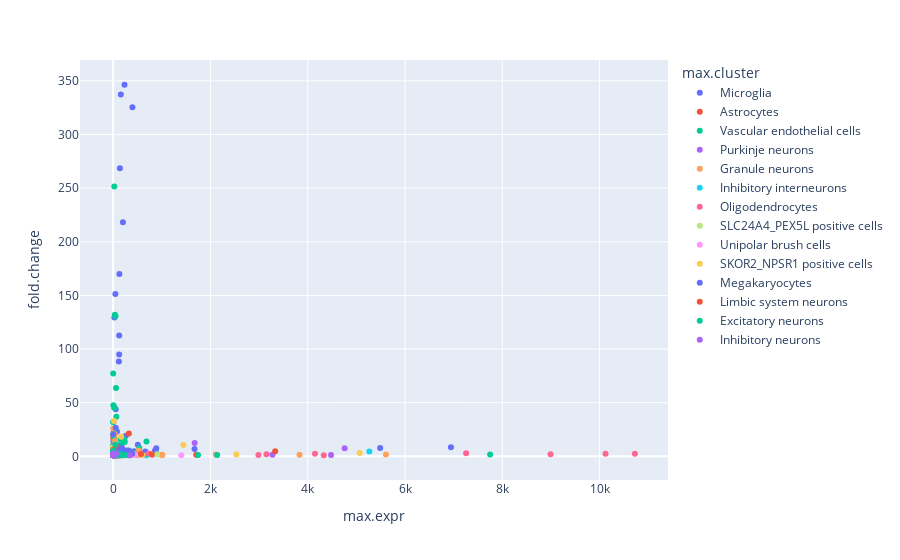

The code cell stored with this chart in its notebook:
### Code cell
# Plot using S5 in introgression deserts
exp_cerebr_cerebel=DE_gene_cellsF[(DE_gene_cellsF["organ"]=="Cerebellum") |(DE_gene_cellsF["organ"]=="Cerebrum")  ]
#Plotting using value of expression and fold change
fig = px.scatter(exp_cerebr_cerebel, x="max.expr", y="fold.change", color="max.cluster",
                 hover_name="gene_short_name")

fig.show()

### Figure 1 — Plotly figure (JSON) as saved in the notebook; plotly's stock layout.template omitted (floating-point values rounded to 4 significant figures; data arrays with more than 128 entries replaced by an {"elided": "..."} marker saying what was removed)
{"data": [{"hovertemplate": "<b>%{hovertext}</b><br><br>max.cluster=Microglia<br>max.expr=%{x}<br>fold.change=%{y}<extra></extra>", "hovertext": ["'TFEC'", "'RP11-10H3.1'", "'CD53'", "'CSF1'", "'DOCK4'", "'LYN'", "'FAM102B'", "'CPED1'", "'RAP1A'", "'SYT6'", "'OLFML3'", "'RP4-543J13.1'", "'ADORA3'", "'GBE1'", "'CAPZA1'", "'COG5'", "'STXBP3'", "'IFRD1'", "'PLAG1'", "'LYPLA1'", "'CAPZA2'", "'PIK3CG'", "'RP4-735C1.6'", "'RAB2A'", "'CD58'", "'PRPF38B'", "'DRAM2'", "'C7orf60'", "'TMEM168'", "'DENND2D'", "'ZNF277'", "'RP3-522D1.1'", "'GSTM4'", "'TTF2'", "'CEPT1'", "'RP11-159G9.5'", "'ATP6V1H'", "'RP11-426L16.8'", "'CHCHD7'", "'GDAP2'", "'SLC25A24P1'", "'DOCK4-AS1'", "'YTHDF3'", "'PTPN22'", "'BCAS2'", "'RP5-1180E21.5'", "'CYB561D1'", "'C1orf162'", "'RP11-47P18.2'", "'RP11-716D16.1'", "'HENMT1'", "'SYPL2'", "'RP5-1086K13.1'", "'AC003080.4'", "'RP11-140I16.3'", "'AC002543.2'", "'snoU13'", "'NAP1L4P1'", "'RP11-246K15.1'", "'RBMX2P3'", "'RP11-736E3.1'", "'LINC00971'", "'RP11-30L15.6'", "'RP11-17A4.4'", "'RP11-10H3.1'", "'TFEC'", "'CSF1'", "'SYT6'", "'DOCK4'", "'RAP1A'", "'LYN'", "'CPED1'", "'FAM102B'", "'CD53'", "'OLFML3'", "'ADORA3'", "'COG5'", "'RP4-543J13.1'", "'GBE1'", "'CAPZA1'", "'LYPLA1'", "'RP4-735C1.6'", "'STXBP3'", "'CAPZA2'", "'PIK3CG'", "'PLAG1'", "'RAB2A'", "'C7orf60'", "'PRPF38B'", "'DRAM2'", "'RP3-522D1.1'", "'ZNF277'", "'DENND2D'", "'TTF2'", "'RP11-159G9.5'", "'CEPT1'", "'GNAI3'", "'AC022182.1'", "'RP11-426L16.8'", "'NAA38'", "'PTPN22'", "'SLC25A24P1'", "'DOCK4-AS1'", "'ZNF717'", "'CLCC1'", "'CYB561D1'", "'RP5-1086K13.1'", "'BCAS2'", "'RP5-836N10.1'", "'AC003080.4'", "'C1orf162'", "'NAP1L4P1'", "'snoU13'", "'LINC00968'", "'RP11-30L15.6'", "'RP5-1073O3.2'", "'RP5-1065J22.8'", "'GSTM1'", "'LINC00971'", "'CTD-2339F6.1'", "'RP11-24P14.1'", "'CTD-3025N20.2'", "'ALG1L6P'"], "legendgroup": "Microglia", "marker": {"color": "#636efa", "symbol": "circle"}, "mode": "markers", "name": "Microglia", "orientation": "v", "showlegend": true, "type": "scatter", "x": [233.5, 158.0, 397.1, 259.9, 5489.0, 886.3, 320.1, 428.5, 659.3, 359.5, 455.5, 124.5, 124.0, 227.1, 200.8, 341.9, 98.07, 142.6, 47.46, 171.5, 230.8, 46.51, 52.12, 361.1, 34.03, 96.6, 93.13, 160.5, 110.7, 25.34, 112.0, 28.16, 18.55, 32.65, 99.53, 112.8, 89.56, 12.65, 15.11, 72.93, 7.604, 9.23, 85.12, 11.36, 37.75, 13.57, 7.833, 6.599, 1.652, 1.746, 6.145, 1.663, 1.521, 2.547, 1.806, 1.582, 3.324, 0.6974, 0.6603, 1.174, 1.758, 0.8056, 2.197, 0.6762, 139.2, 201.5, 220.3, 506.8, 6944.0, 858.9, 879.5, 546.5, 336.4, 373.8, 264.0, 128.2, 423.8, 117.9, 224.2, 222.4, 185.4, 79.45, 108.6, 264.5, 62.63, 63.61, 352.9, 172.0, 100.3, 94.18, 42.51, 133.7, 19.57, 29.84, 139.9, 110.7, 73.79, 22.2, 15.56, 28.45, 12.74, 7.577, 9.122, 21.55, 56.53, 8.044, 3.165, 26.6, 2.936, 5.053, 7.441, 1.858, 4.072, 3.739, 2.417, 1.352, 2.677, 1.165, 0.8925, 0.6616, 1.0, 0.9622, 1.205], "xaxis": "x", "y": [346.3, 337.3, 325.3, 19.15, 7.762, 7.568, 5.316, 4.751, 4.467, 3.271, 1.944, 112.5, 94.95, 3.496, 1.344, 1.699, 1.148, 3.038, 1.224, 1.721, 2.299, 5.459, 43.84, 1.245, 1.033, 1.632, 2.482, 1.474, 1.173, 129.3, 1.695, 1.57, 1.425, 1.493, 1.728, 1.381, 1.113, 2.92, 1.381, 1.36, 14.04, 4.464, 1.153, 4.488, 1.466, 2.182, 1.024, 1.902, 1.603, 1.505, 1.153, 2.661, 1.74, 3.623, 1.124, 3.732, 2.537, 1.891, 1.238, 2.205, 1.043, 1.032, 2.731, 1.276, 268.6, 218.2, 15.3, 10.78, 8.386, 5.162, 4.175, 3.908, 3.776, 3.745, 1.12, 170.0, 1.87, 88.45, 3.031, 1.654, 1.861, 23.12, 1.419, 2.474, 1.012, 1.416, 1.134, 1.513, 1.639, 2.745, 2.111, 1.698, 45.9, 1.597, 1.579, 2.202, 1.228, 2.356, 3.047, 1.0, 5.628, 6.923, 3.836, 1.351, 1.102, 1.182, 3.57, 1.158, 9.21, 5.502, 2.556, 2.447, 4.609, 2.911, 1.741, 1.094, 1.077, 1.034, 1.172, 1.778, 1.559, 1.78, 1.528], "yaxis": "y"}, {"hovertemplate": "<b>%{hovertext}</b><br><br>max.cluster=Astrocytes<br>max.expr=%{x}<br>fold.change=%{y}<extra></extra>", "hovertext": ["'RGS20'", "'NOTCH2'", "'MAGI3'", "'FAM212B'", "'PHGDH'", "'RP11-400K9.4'", "'AHCYL1'", "'OPRK1'", "'RP11-418J17.1'", "'WARS2'", "'RP11-31F15.1'", "'CGGBP1'", "'RNU6-1331P'", "'WARS2-IT1'", "'GSTM5'", "'IQUB'", "'VGLL3'", "'ATP1A1OS'", "'GSTM2'", "'TCEA1'", "'ENPP7P2'", "'PSRC1'", "'TTPA'", "'FNDC7'", "'RP11-25K19.1'", "'RP5-1042I8.7'", "'CTD-2026G6.3'", "'FAM86DP'", "'RP11-110G21.1'", "'RP5-1049N15.2'", "'ST7L'", "'CLCC1'", "'RP11-803B1.8'", "'RNU6-817P'", "'RBM15'", "'PIFO'", "'RP4-655J12.4'", "'GSTM1'", "'RP11-560I19.1'", "'AC004014.3'", "'RP11-188D8.1'", "'RP5-1065J22.4'", "'TRIM45'", "'DDX20'", "'RP11-162D9.3'", "'SCARNA2'", "'C1orf194'", "'ST7-AS1'", "'RP4-735C1.4'", "'ALG1L6P'", "'RP11-39H13.1'", "'snoU109'", "'ALX3'", "'RP5-1160K1.3'", "'RGS20'", "'NOTCH2'", "'SPAG17'", "'MAGI3'", "'AASS'", "'PHGDH'", "'CYP7B1'", "'RP11-400K9.4'", "'IQUB'", "'TTPA'", "'ASPH'", "'PIFO'", "'EFCAB1'", "'RNU6-1331P'", "'WARS2-IT1'", "'ATP1A1OS'", "'RP11-1D12.1'", "'RP11-418J17.1'", "'RP5-1049N15.2'", "'C1orf194'", "'GSTM2'", "'RP11-110G21.1'", "'RP11-31F15.1'", "'ST7L'", "'GSTM5'", "'FAM86DP'", "'FEZF1-AS1'", "'RP5-1042I8.7'", "'FNDC7'", "'RP11-560I19.1'", "'RP11-25K19.1'", "'FEZF1'", "'RP11-1081M5.1'", "'RP11-188D8.1'", "'RP4-655J12.4'", "'AC005487.2'", "'AC004014.3'", "'RP11-520D19.2'", "'RP5-1073O3.7'", "'RP5-1065J22.4'", "'RP11-451B8.1'", "'RP11-1081M5.2'", "'RP11-659E9.4'", "'SYPL2'", "'RP11-512F24.1'", "'RP4-730K3.3'", "'RP5-1160K1.3'", "'LAMTOR5-AS1'", "'RP11-446E9.1'", "'LINC00622'", "'RP11-787D18.2'"], "legendgroup": "Astrocytes", "marker": {"color": "#EF553B", "symbol": "circle"}, "mode": "markers", "name": "Astrocytes", "orientation": "v", "showlegend": true, "type": "scatter", "x": [323.4, 226.4, 273.4, 89.23, 82.12, 45.93, 127.2, 37.37, 136.0, 54.25, 84.24, 128.2, 15.13, 18.24, 14.79, 20.33, 14.87, 24.46, 10.9, 59.22, 15.09, 9.003, 8.907, 5.064, 11.09, 5.374, 5.887, 9.897, 14.8, 3.458, 95.3, 59.45, 6.826, 2.23, 9.822, 2.321, 3.128, 1.411, 1.354, 1.523, 1.169, 1.168, 6.015, 11.59, 1.029, 0.8403, 1.298, 1.511, 0.992, 0.9291, 0.361, 0.4822, 0.3661, 0.8394, 213.7, 227.8, 125.8, 295.0, 118.8, 69.15, 116.9, 33.67, 32.15, 19.72, 137.6, 12.95, 14.88, 10.58, 10.5, 21.95, 25.68, 101.3, 5.873, 8.024, 11.42, 14.86, 82.17, 98.87, 8.206, 10.99, 3.138, 3.801, 2.499, 1.963, 4.872, 1.5, 1.187, 1.711, 2.898, 0.9088, 1.55, 1.289, 0.8283, 0.8496, 0.8162, 0.381, 0.5973, 0.5346, 0.3175, 0.4531, 0.8065, 7.382, 0.3623, 0.4699, 0.4831], "xaxis": "x", "y": [21.17, 2.169, 1.226, 1.225, 3.011, 4.187, 1.011, 6.247, 1.464, 1.052, 1.044, 1.258, 23.29, 10.94, 1.924, 2.336, 1.632, 1.606, 1.128, 1.065, 1.646, 1.506, 4.271, 1.393, 1.763, 1.402, 1.851, 1.253, 1.065, 4.043, 1.072, 1.004, 1.621, 2.275, 1.018, 2.837, 2.494, 1.367, 9.686, 5.172, 1.458, 2.745, 1.072, 1.031, 2.693, 1.293, 1.796, 1.218, 2.894, 1.449, 1.408, 1.029, 1.126, 1.021, 3.5, 2.161, 2.059, 1.176, 1.015, 2.851, 1.458, 3.318, 4.239, 9.114, 1.178, 16.54, 5.881, 4.842, 9.667, 1.071, 1.348, 1.355, 16.95, 7.132, 1.016, 1.094, 1.09, 1.071, 1.477, 1.232, 7.343, 1.392, 3.598, 19.64, 1.088, 3.025, 3.329, 2.421, 1.907, 3.536, 3.899, 1.114, 1.023, 1.779, 1.586, 1.988, 1.145, 2.865, 1.247, 1.184, 1.304, 1.128, 1.081, 2.303, 1.145], "yaxis": "y"}, {"hovertemplate": "<b>%{hovertext}</b><br><br>max.cluster=Vascular endothelial cells<br>max.expr=%{x}<br>fold.change=%{y}<extra></extra>", "hovertext": {"elided": "150 str values"}, "legendgroup": "Vascular endothelial cells", "marker": {"color": "#00cc96", "symbol": "circle"}, "mode": "markers", "name": "Vascular endothelial cells", "orientation": "v", "showlegend": true, "type": "scatter", "x": {"elided": "150 float values"}, "xaxis": "x", "y": {"elided": "150 float values"}, "yaxis": "y"}, {"hovertemplate": "<b>%{hovertext}</b><br><br>max.cluster=Purkinje neurons<br>max.expr=%{x}<br>fold.change=%{y}<extra></extra>", "hovertext": ["'CA8'", "'FOXP2'", "'CTB-111H14.1'", "'VAV3'", "'IMMP2L'", "'CTTNBP2'", "'AASS'", "'SLC6A17'", "'SPAG17'", "'FAM3C'", "'RP11-260O18.1'", "'RP11-17A4.2'", "'PENK'", "'CFTR'", "'NDUFA5'", "'WNT16'", "'AC003088.1'", "'SDR16C5'", "'RP11-458K10.1'", "'GPR85'", "'GPR61'", "'VAV3-AS1'", "'CTB-30L5.1'", "'RP11-359D24.1'", "'RP11-222O23.1'", "'AC073071.1'", "'AC002463.3'", "'IMMP2L-IT1'", "'snoU13'", "'AC003989.3'", "'RP5-1074L1.1'", "'CASQ2'", "'LAMB4'", "'AC073626.2'", "'DUS4L'", "'AC000111.6'", "'CHIAP3'", "'AC068610.5'", "'RP5-884M6.1'"], "legendgroup": "Purkinje neurons", "marker": {"color": "#ab63fa", "symbol": "circle"}, "mode": "markers", "name": "Purkinje neurons", "orientation": "v", "showlegend": true, "type": "scatter", "x": [1676.0, 4759.0, 141.2, 204.8, 3275.0, 571.7, 130.7, 50.99, 55.09, 122.1, 39.22, 24.47, 20.46, 26.78, 80.34, 15.56, 15.19, 13.43, 8.331, 28.04, 5.539, 4.707, 5.548, 3.647, 2.809, 4.614, 3.746, 3.508, 3.404, 1.669, 4.274, 2.13, 4.029, 1.192, 10.9, 1.007, 0.9997, 1.245, 0.4741], "xaxis": "x", "y": [12.47, 7.562, 4.156, 1.636, 1.576, 1.419, 1.357, 1.048, 1.348, 1.58, 6.948, 7.252, 1.835, 3.458, 1.383, 10.79, 1.402, 1.808, 1.944, 1.091, 1.178, 1.493, 3.108, 2.606, 5.293, 2.749, 1.862, 1.759, 1.367, 2.007, 1.236, 1.245, 1.402, 1.824, 1.184, 1.3, 4.345, 1.535, 1.698], "yaxis": "y"}, {"hovertemplate": "<b>%{hovertext}</b><br><br>max.cluster=Granule neurons<br>max.expr=%{x}<br>fold.change=%{y}<extra></extra>", "hovertext": ["'ST18'", "'NKAIN3'", "'ROBO1'", "'ROBO2'", "'NRCAM'", "'CHD7'", "'KCND3'", "'NHLH2'", "'RP11-705O24.1'", "'RP5-1101C3.1'", "'RP11-328J2.1'", "'ASPH'", "'RP11-513O17.2'", "'GGH'", "'ST7-OT4'", "'AC022182.3'", "'STRIP1'", "'FAM150A'", "'RP11-659E9.2'", "'RN7SL751P'", "'MET'", "'MYBPHL'", "'RP11-88H9.2'", "'RP11-26M5.2'", "'RNU6-386P'", "'RP11-26M5.3'", "'RP11-705O24.2'", "'RNF148'", "'RP11-12L8.1'", "'RP11-401H2.1'", "'RP11-91I20.1'", "'RP5-1065J22.2'", "'SDR16C6P'", "'RP11-251P6.1'"], "legendgroup": "Granule neurons", "marker": {"color": "#FFA15A", "symbol": "circle"}, "mode": "markers", "name": "Granule neurons", "orientation": "v", "showlegend": true, "type": "scatter", "x": [528.7, 2110.0, 5608.0, 3832.0, 995.5, 1012.0, 499.3, 92.06, 38.49, 28.29, 32.53, 144.9, 26.83, 54.13, 55.64, 5.389, 43.84, 3.012, 4.128, 2.067, 4.277, 2.57, 3.313, 1.25, 1.042, 1.192, 1.018, 0.6831, 1.148, 0.6625, 0.8418, 0.4372, 0.2867, 0.3594], "xaxis": "x", "y": [5.448, 1.76, 1.598, 1.426, 1.379, 1.214, 1.119, 1.073, 14.63, 1.002, 20.53, 1.348, 3.204, 1.025, 1.243, 3.78, 1.16, 1.612, 2.48, 3.155, 1.38, 1.727, 1.305, 3.934, 1.564, 5.667, 25.98, 1.096, 1.118, 2.792, 1.532, 1.79, 1.618, 1.627], "yaxis": "y"}, {"hovertemplate": "<b>%{hovertext}</b><br><br>max.cluster=Inhibitory interneurons<br>max.expr=%{x}<br>fold.change=%{y}<extra></extra>", "hovertext": ["'XKR4'", "'BHLHE22'", "'ST7'", "'EPHA3'", "'RP11-386G21.2'", "'CELSR2'", "'KIAA1324'", "'TGS1'", "'NSMAF'", "'RP11-386G21.1'", "'UBXN2B'", "'NGF'", "'RP11-284N8.3'", "'AMIGO1'", "'AKNAD1'", "'PPP1R3A'", "'RP11-21C4.1'", "'ST7-AS2'", "'CTD-3025N20.2'", "'WDR3'", "'ATXN7L2'", "'AC004112.4'", "'RP11-109P6.2'", "'RP11-546K22.3'", "'ZNF717'", "'AC068522.4'", "'CTB-13F3.1'", "'RP11-1D12.2'", "'RP11-11C20.3'", "'RP11-451B8.1'", "'RP11-567J20.1'", "'RP11-546K22.1'", "'MIPEPP1'", "'RP11-91I20.4'", "'RP11-96K19.4'", "'RP11-47P18.1'", "'RP11-446E9.1'", "'KCND3-IT1'", "'ASZ1'", "'AL136376.1'"], "legendgroup": "Inhibitory interneurons", "marker": {"color": "#19d3f3", "symbol": "circle"}, "mode": "markers", "name": "Inhibitory interneurons", "orientation": "v", "showlegend": true, "type": "scatter", "x": [5266.0, 180.5, 348.2, 684.1, 71.57, 118.8, 34.37, 75.87, 95.75, 16.46, 60.28, 8.81, 14.21, 11.46, 37.01, 6.758, 4.373, 10.4, 3.993, 24.8, 6.921, 8.434, 0.8398, 1.621, 11.16, 2.017, 0.8609, 0.4934, 0.5927, 0.7755, 0.748, 2.321, 0.4627, 0.7126, 0.5379, 0.5362, 0.478, 0.5367, 0.3802, 1.278], "xaxis": "x", "y": [4.456, 1.589, 1.11, 1.006, 5.156, 1.273, 1.111, 1.526, 1.02, 4.463, 1.049, 3.291, 1.141, 1.248, 1.092, 2.773, 1.14, 1.044, 2.665, 1.011, 1.07, 1.039, 1.588, 1.811, 1.105, 1.889, 1.029, 1.08, 1.096, 1.664, 2.56, 1.495, 1.099, 1.435, 1.091, 1.165, 2.152, 1.837, 1.938, 1.135], "yaxis": "y"}, {"hovertemplate": "<b>%{hovertext}</b><br><br>max.cluster=Oligodendrocytes<br>max.expr=%{x}<br>fold.change=%{y}<extra></extra>", "hovertext": ["'NTNG1'", "'CADM2'", "'PTPRZ1'", "'SNTG1'", "'KCND2'", "'GPSM2'", "'CNTN3'", "'TSPAN12'", "'RP11-163N6.2'", "'KCNA2'", "'RP4-797C5.2'", "'CADM2-AS1'", "'LRIG2'", "'CADM2-AS2'", "'GPR22'", "'TMEM68'", "'PRKRIRP2'", "'RNU6-581P'", "'RP11-33I11.2'", "'RP11-759A9.1'", "'RPS3AP12'", "'RP11-27K13.3'", "'GAPDHP33'", "'RP11-401N18.1'", "'RP11-91I20.3'", "'SYCP1'", "'CTA-363E19.2'", "'RP5-1006K12.1'", "'KCND2'", "'CADM2'", "'KCND3'", "'FAM110B'", "'GPSM2'", "'CHD7'", "'CNTN3'", "'SNTG1'", "'ST18'", "'PTPRZ1'", "'RP11-163N6.2'", "'KCNA2'", "'VGLL3'", "'RP4-797C5.2'", "'CADM2-AS1'", "'CADM2-AS2'", "'TGS1'", "'TMEM68'", "'LRIG2'", "'PRKRIRP2'", "'RP11-33I11.2'", "'RP11-88H9.2'", "'RP11-109P6.2'", "'RNU6-581P'", "'RP11-91I20.1'", "'RP11-759A9.1'", "'RP11-270C12.3'", "'RNU6-817P'", "'RP11-401N18.1'", "'RP4-773A18.4'", "'RP11-11C20.3'", "'RP11-388G22.1'", "'KCND3-IT1'", "'AL136376.1'", "'MIPEPP1'", "'RBMX2P3'", "'RPS3AP12'", "'SYCP1'"], "legendgroup": "Oligodendrocytes", "marker": {"color": "#FF6692", "symbol": "circle"}, "mode": "markers", "name": "Oligodendrocytes", "orientation": "v", "showlegend": true, "type": "scatter", "x": [729.8, 10720.0, 4149.0, 3152.0, 8991.0, 147.6, 278.5, 39.44, 69.23, 33.15, 14.85, 11.5, 67.06, 11.82, 6.63, 47.14, 3.363, 2.448, 2.486, 1.24, 1.53, 2.281, 0.5298, 1.176, 0.4032, 1.175, 0.6021, 0.3278, 7256.0, 10120.0, 473.3, 398.4, 144.0, 803.1, 439.3, 2986.0, 77.1, 4330.0, 96.28, 26.24, 9.199, 9.57, 11.18, 9.469, 53.1, 41.63, 67.93, 3.358, 1.561, 3.266, 1.952, 1.567, 1.862, 0.9264, 1.009, 0.8319, 0.8064, 1.623, 0.9665, 1.765, 0.755, 1.22, 0.8152, 0.8861, 1.713, 1.073], "xaxis": "x", "y": [2.64, 2.491, 2.36, 2.035, 1.905, 1.201, 1.159, 1.279, 1.944, 1.362, 2.132, 1.892, 1.102, 2.502, 1.052, 1.048, 1.958, 4.255, 1.22, 1.327, 1.463, 1.167, 1.338, 4.419, 1.238, 1.071, 1.259, 1.262, 2.89, 2.285, 1.979, 1.568, 1.525, 1.473, 1.429, 1.22, 1.195, 1.042, 1.312, 2.795, 1.288, 2.6, 1.947, 1.937, 1.309, 1.157, 1.207, 1.357, 1.256, 2.045, 3.651, 1.57, 2.622, 1.016, 1.733, 1.019, 1.41, 1.049, 1.015, 1.683, 3.579, 1.146, 1.778, 2.183, 1.306, 1.039], "yaxis": "y"}, {"hovertemplate": "<b>%{hovertext}</b><br><br>max.cluster=SLC24A4_PEX5L positive cells<br>max.expr=%{x}<br>fold.change=%{y}<extra></extra>", "hovertext": ["'TOX'", "'RP11-32K4.1'", "'PRKAR2B'", "'LINC00966'", "'IGSF3'", "'SLC22A15'", "'PTGFRN'", "'TSPAN2'", "'MAN1A2'", "'WDR47'", "'RP4-666F24.3'", "'PCMTD1'", "'CD101'", "'RP4-663N10.1'", "'RP11-579E24.2'", "'RP11-389O22.1'", "'CTA-360L10.1'", "'OVGP1'", "'ZNF697'", "'RP11-31F15.2'", "'RNU4-50P'", "'ANKRD7'", "'RP11-552M11.8'", "'MAB21L3'", "'PPM1J'", "'WNT2'", "'RP11-579E24.1'", "'RP11-110G21.2'", "'LSMEM1'", "'CTD-3046C4.1'", "'RP11-328K2.1'", "'AP4B1-AS1'", "'AP4B1'", "'RP11-552M11.4'", "'RP4-671G15.2'", "'HSD3BP5'", "'RP11-159M11.2'", "'LINC00622'", "'RP11-45K10.2'", "'RP11-6B4.1'", "'SLC26A3'", "'FAM19A3'", "'CBX5P1'", "'RNA5SP265'", "'RP11-426L16.10'"], "legendgroup": "SLC24A4_PEX5L positive cells", "marker": {"color": "#B6E880", "symbol": "circle"}, "mode": "markers", "name": "SLC24A4_PEX5L positive cells", "orientation": "v", "showlegend": true, "type": "scatter", "x": [902.0, 437.4, 320.9, 112.8, 156.3, 96.61, 87.22, 68.6, 363.7, 88.21, 14.93, 146.9, 9.636, 11.24, 7.863, 66.67, 11.15, 8.554, 15.51, 16.95, 4.856, 5.043, 5.59, 1.985, 2.733, 2.849, 1.272, 7.022, 3.348, 3.008, 2.727, 2.733, 11.75, 3.331, 1.484, 0.5086, 0.3578, 0.5071, 0.8708, 1.218, 1.26, 0.3944, 0.3244, 0.2382, 0.3997], "xaxis": "x", "y": [1.905, 1.745, 1.736, 1.414, 1.013, 1.128, 1.183, 1.735, 1.706, 1.011, 3.103, 1.046, 1.004, 2.923, 1.164, 1.033, 1.29, 1.133, 1.166, 1.096, 3.823, 1.546, 1.441, 3.171, 2.041, 2.182, 2.035, 1.105, 1.111, 2.955, 1.251, 1.043, 1.116, 1.186, 1.624, 1.932, 1.262, 3.467, 8.612, 1.115, 1.402, 2.884, 1.267, 2.097, 2.989], "yaxis": "y"}, {"hovertemplate": "<b>%{hovertext}</b><br><br>max.cluster=Unipolar brush cells<br>max.expr=%{x}<br>fold.change=%{y}<extra></extra>", "hovertext": ["'CLVS1'", "'LRRN3'", "'CADPS2'", "'FAM110B'", "'CYP7B1'", "'AC022182.1'", "'PHTF1'", "'TRIM33'", "'RB1CC1'", "'RP11-1D12.1'", "'RSBN1'", "'VTCN1'", "'KCNA3'", "'U3'", "'RP11-648L3.2'", "'WNT2B'", "'LAMTOR5-AS1'", "'RP5-1073O3.2'", "'RP11-659E9.4'", "'RP5-1074L1.4'", "'BCL2L15'", "'RP4-753F5.1'", "'RP11-787D18.2'", "'RP11-628E19.2'", "'RP4-773A18.4'", "'RP11-803B1.2'", "'RP5-1073O3.7'", "'SLC13A1'", "'AC090186.1'", "'RP11-520D19.2'", "'RP4-730K3.3'", "'RP11-24P14.1'", "'RP11-96K19.2'"], "legendgroup": "Unipolar brush cells", "marker": {"color": "#FF97FF", "symbol": "circle"}, "mode": "markers", "name": "Unipolar brush cells", "orientation": "v", "showlegend": true, "type": "scatter", "x": [419.7, 450.4, 1401.0, 305.1, 98.44, 33.33, 97.68, 264.7, 188.8, 33.27, 83.81, 6.248, 6.63, 3.391, 5.652, 25.68, 9.957, 2.23, 0.8436, 7.052, 2.506, 0.4912, 1.017, 0.5462, 2.664, 1.555, 1.193, 0.5422, 1.146, 0.8867, 0.5377, 0.5978, 1.536], "xaxis": "x", "y": [1.588, 1.226, 1.112, 1.056, 1.091, 1.58, 1.496, 1.119, 1.093, 1.466, 1.162, 1.352, 1.058, 1.167, 1.156, 1.046, 1.48, 1.434, 1.591, 1.067, 1.625, 1.053, 1.58, 1.525, 1.446, 1.008, 1.313, 1.085, 1.126, 1.101, 2.544, 1.373, 1.897], "yaxis": "y"}, {"hovertemplate": "<b>%{hovertext}</b><br><br>max.cluster=SKOR2_NPSR1 positive cells<br>max.expr=%{x}<br>fold.change=%{y}<extra></extra>", "hovertext": ["'CTB-111H14.1'", "'CA8'", "'FOXP2'", "'IMMP2L'", "'CTTNBP2'", "'CADPS2'", "'LRRN3'", "'NRCAM'", "'MDFIC'", "'SLC22A15'", "'SLC6A17'", "'RP11-260O18.1'", "'CFTR'", "'RP11-17A4.2'", "'WNT16'", "'FAM3C'", "'UBXN2B'", "'SDR16C5'", "'NDUFA5'", "'RP11-458K10.1'", "'CTB-30L5.1'", "'RP5-1101C3.1'", "'GPR61'", "'CD101'", "'AC073071.1'", "'AKNAD1'", "'VAV3-AS1'", "'GSTM3'", "'RP11-359D24.1'", "'AC002463.3'", "'RP11-222O23.1'", "'RP5-1074L1.1'", "'AMIGO1'", "'PPP1R3A'", "'RP4-671G15.2'", "'AC068610.3'", "'RP11-552M11.8'", "'IMMP2L-IT1'", "'DCLRE1B'", "'AC068610.5'", "'AC073626.2'", "'ATXN7L2'", "'RP11-12L8.1'", "'CASQ2'", "'CTB-13F3.1'", "'snoU13'", "'RP5-884M6.1'", "'RP11-27K13.3'", "'RP11-90H3.1'", "'RP11-552M11.4'", "'RP11-96K19.4'", "'RP11-140I16.3'", "'AC000111.6'", "'MAB21L3'", "'RP11-6B4.1'", "'ASZ1'", "'CHIAP3'", "'snoU109'", "'RP11-61D3.1'", "'BCL2L15'"], "legendgroup": "SKOR2_NPSR1 positive cells", "marker": {"color": "#FECB52", "symbol": "circle"}, "mode": "markers", "name": "SKOR2_NPSR1 positive cells", "orientation": "v", "showlegend": true, "type": "scatter", "x": [164.8, 1444.0, 5066.0, 2532.0, 596.5, 371.1, 258.4, 581.8, 141.2, 91.31, 54.66, 33.98, 34.21, 25.81, 16.86, 93.45, 63.96, 12.13, 58.2, 7.046, 7.765, 8.476, 3.822, 9.423, 5.51, 35.22, 4.261, 19.46, 3.655, 4.344, 2.816, 5.504, 7.347, 2.865, 1.866, 1.235, 4.279, 2.226, 18.4, 1.637, 1.183, 5.664, 1.116, 2.062, 0.8808, 1.377, 0.626, 1.373, 0.6365, 2.636, 0.801, 1.48, 0.5134, 0.7803, 1.667, 0.5118, 0.3469, 0.3539, 0.1936, 1.592], "xaxis": "x", "y": [18.32, 10.55, 3.201, 1.62, 1.242, 1.203, 1.158, 1.124, 1.051, 1.044, 1.75, 2.505, 6.232, 3.037, 32.85, 1.5, 1.006, 2.305, 1.416, 3.537, 2.827, 1.305, 1.045, 1.085, 3.035, 1.113, 1.961, 1.253, 4.502, 2.685, 7.001, 1.212, 1.077, 1.401, 1.056, 1.132, 1.33, 1.299, 1.095, 1.391, 1.354, 1.037, 2.96, 2.108, 1.13, 1.287, 1.757, 1.105, 1.63, 1.044, 1.04, 1.062, 2.777, 3.039, 1.875, 1.256, 1.247, 1.082, 1.167, 1.151], "yaxis": "y"}, {"hovertemplate": "<b>%{hovertext}</b><br><br>max.cluster=Megakaryocytes<br>max.expr=%{x}<br>fold.change=%{y}<extra></extra>", "hovertext": ["'PRKAR2B'", "'DENND2C'", "'LINC00966'", "'VAV3'", "'FAM212B'", "'CELSR2'", "'IFRD1'", "'AHCYL1'", "'CD58'", "'PTGFRN'", "'VANGL1'", "'IMPAD1'", "'RB1CC1'", "'RP11-284N8.3'", "'CGGBP1'", "'PHTF1'", "'FAM46C'", "'WARS2'", "'ATP6V1H'", "'CTA-360L10.1'", "'AC003088.1'", "'ATP1A1'", "'CCDC71L'", "'GSTM4'", "'THAP5'", "'PSRC1'", "'YTHDF3'", "'GDAP2'", "'KCNA3'", "'CHCHD7'", "'TRIM33'", "'TMEM168'", "'PNPLA8'", "'AMPD2'", "'ZNF697'", "'WDR3'", "'STRIP1'", "'RP11-328J2.1'", "'GNAT2'", "'RP11-96K19.2'", "'RP11-47P18.2'", "'AC002465.2'"], "legendgroup": "Megakaryocytes", "marker": {"color": "#636efa", "symbol": "circle"}, "mode": "markers", "name": "Megakaryocytes", "orientation": "v", "showlegend": true, "type": "scatter", "x": [1673.0, 254.4, 300.5, 311.0, 141.0, 166.7, 392.8, 273.0, 275.6, 114.9, 140.3, 92.17, 255.3, 180.4, 100.9, 101.9, 73.1, 53.51, 233.2, 18.15, 18.43, 83.04, 36.81, 13.1, 135.0, 24.2, 291.9, 92.24, 83.14, 66.17, 258.0, 138.6, 126.7, 52.74, 19.7, 83.31, 55.64, 51.82, 45.99, 1.272, 1.272, 2.155], "xaxis": "x", "y": [6.874, 2.64, 2.251, 1.305, 2.282, 1.116, 2.287, 2.273, 5.38, 1.676, 3.906, 1.215, 1.464, 7.922, 1.004, 1.357, 6.991, 1.111, 2.132, 1.782, 1.482, 1.3, 2.441, 1.096, 4.979, 2.429, 2.956, 1.247, 9.384, 5.224, 1.237, 1.334, 1.975, 3.482, 1.956, 3.712, 1.7, 26.54, 151.4, 1.046, 1.612, 20.63], "yaxis": "y"}, {"hovertemplate": "<b>%{hovertext}</b><br><br>max.cluster=Limbic system neurons<br>max.expr=%{x}<br>fold.change=%{y}<extra></extra>", "hovertext": ["'NTNG1'", "'RP11-32K4.1'", "'TOX'", "'XKR4'", "'TSPAN2'", "'OPRK1'", "'RP11-386G21.2'", "'NSMAF'", "'GGH'", "'RP4-663N10.1'", "'RP4-666F24.3'", "'RP11-579E24.2'", "'ENPP7P2'", "'RP11-31F15.2'", "'CTD-2026G6.3'", "'RP11-386G21.1'", "'ANKRD7'", "'NGF'", "'VTCN1'", "'RNU4-50P'", "'RP11-579E24.1'", "'RP11-162D9.3'", "'RP11-803B1.8'", "'WNT2'", "'PPM1J'", "'RP11-110G21.2'", "'TRIM45'", "'RP11-45K10.2'", "'FAM150A'", "'RP11-328K2.1'", "'DUS4L'", "'RP11-442A17.2'", "'AC068522.4'", "'RPS3AP15'", "'RP11-803B1.2'", "'FAM19A3'", "'LSMEM1'", "'CTD-3046C4.1'", "'CBX5P1'", "'RP11-354H21.1'", "'RP11-426L16.10'"], "legendgroup": "Limbic system neurons", "marker": {"color": "#EF553B", "symbol": "circle"}, "mode": "markers", "name": "Limbic system neurons", "orientation": "v", "showlegend": true, "type": "scatter", "x": [3330.0, 574.6, 795.6, 1708.0, 84.31, 53.07, 19.59, 111.7, 56.84, 11.33, 12.92, 6.296, 15.64, 21.57, 7.906, 5.179, 4.956, 5.99, 6.301, 2.722, 2.074, 2.05, 7.126, 2.853, 3.0, 7.57, 5.624, 0.9705, 1.477, 2.201, 8.55, 0.9291, 1.29, 0.32, 0.9243, 0.2662, 3.426, 1.151, 0.3827, 0.1424, 0.3015], "xaxis": "x", "y": [4.677, 2.198, 1.829, 1.376, 1.395, 9.54, 1.207, 1.041, 1.67, 2.918, 2.436, 1.086, 2.056, 1.215, 1.516, 1.13, 1.188, 3.555, 3.671, 1.585, 2.45, 6.137, 1.302, 2.43, 1.545, 1.052, 1.081, 2.694, 1.563, 1.218, 1.03, 1.025, 1.093, 1.283, 1.137, 1.341, 1.124, 1.653, 1.593, 1.032, 4.613], "yaxis": "y"}, {"hovertemplate": "<b>%{hovertext}</b><br><br>max.cluster=Excitatory neurons<br>max.expr=%{x}<br>fold.change=%{y}<extra></extra>", "hovertext": ["'KIAA1324'", "'ROBO2'", "'IGSF3'", "'EPHA3'", "'CLVS1'", "'NKAIN3'", "'SLC26A4'", "'WDR47'", "'BHLHE22'", "'GPR85'", "'GPR22'", "'RP11-513O17.2'", "'PCMTD1'", "'RP11-389O22.1'", "'SLC26A4-AS1'", "'MET'", "'RSBN1'", "'WNT2B'", "'RP11-21C4.1'", "'RP11-659E9.2'", "'AC004112.4'", "'RNU6-386P'", "'RP5-965F6.2'", "'SCARNA2'", "'RP11-379I19.1'", "'RP11-401H2.1'", "'AC003989.3'", "'SLC13A1'", "'RP4-753F5.1'", "'HSD3BP5'", "'RP11-648L3.2'", "'RP11-91I20.4'"], "legendgroup": "Excitatory neurons", "marker": {"color": "#00cc96", "symbol": "circle"}, "mode": "markers", "name": "Excitatory neurons", "orientation": "v", "showlegend": true, "type": "scatter", "x": [146.6, 7749.0, 145.2, 1745.0, 265.6, 2138.0, 45.03, 137.0, 52.72, 53.77, 30.3, 16.21, 170.0, 79.96, 7.629, 5.858, 63.64, 33.67, 2.521, 3.107, 8.733, 0.9973, 0.9417, 1.346, 0.6027, 0.365, 0.7828, 0.6404, 0.472, 0.3122, 3.688, 0.295], "xaxis": "x", "y": [2.226, 1.765, 1.495, 1.24, 1.186, 1.165, 10.89, 1.312, 1.115, 1.319, 3.252, 1.158, 1.12, 1.223, 4.086, 1.078, 1.108, 1.168, 4.658, 1.498, 1.052, 2.095, 1.057, 1.905, 5.305, 1.231, 1.129, 4.143, 1.184, 2.639, 1.014, 1.076], "yaxis": "y"}, {"hovertemplate": "<b>%{hovertext}</b><br><br>max.cluster=Inhibitory neurons<br>max.expr=%{x}<br>fold.change=%{y}<extra></extra>", "hovertext": ["'ROBO1'", "'ST7'", "'PENK'", "'NHLH2'", "'ST7-AS2'", "'ST7-OT4'", "'LAMB4'", "'HENMT1'", "'RP11-705O24.1'", "'AP4B1'", "'RP11-567J20.1'", "'RN7SL751P'", "'MYBPHL'", "'RP11-546K22.1'", "'DDX20'", "'RP5-1065J22.2'", "'RP5-1074L1.4'", "'RP11-159M11.2'", "'AC002543.2'", "'RP4-735C1.4'", "'CTA-363E19.2'", "'RP11-483I13.5'", "'AP4B1-AS1'", "'RP11-546K22.3'"], "legendgroup": "Inhibitory neurons", "marker": {"color": "#ab63fa", "symbol": "circle"}, "mode": "markers", "name": "Inhibitory neurons", "orientation": "v", "showlegend": true, "type": "scatter", "x": [4479.0, 340.9, 56.61, 8.348, 11.38, 46.61, 6.789, 6.394, 3.078, 12.21, 1.176, 1.521, 1.606, 2.116, 13.18, 0.59, 5.907, 0.4046, 0.556, 0.8525, 0.858, 0.5498, 1.954, 0.9925], "xaxis": "x", "y": [1.224, 1.109, 2.69, 1.576, 1.241, 1.019, 1.435, 1.115, 2.722, 1.063, 1.604, 1.406, 1.37, 1.378, 1.11, 1.211, 1.061, 1.645, 1.179, 1.552, 1.032, 1.144, 1.04, 1.48], "yaxis": "y"}], "layout": {"legend": {"title": {"text": "max.cluster"}, "tracegroupgap": 0}, "margin": {"t": 60}, "xaxis": {"anchor": "y", "domain": [0, 1], "title": {"text": "max.expr"}}, "yaxis": {"anchor": "x", "domain": [0, 1], "title": {"text": "fold.change"}}}}
